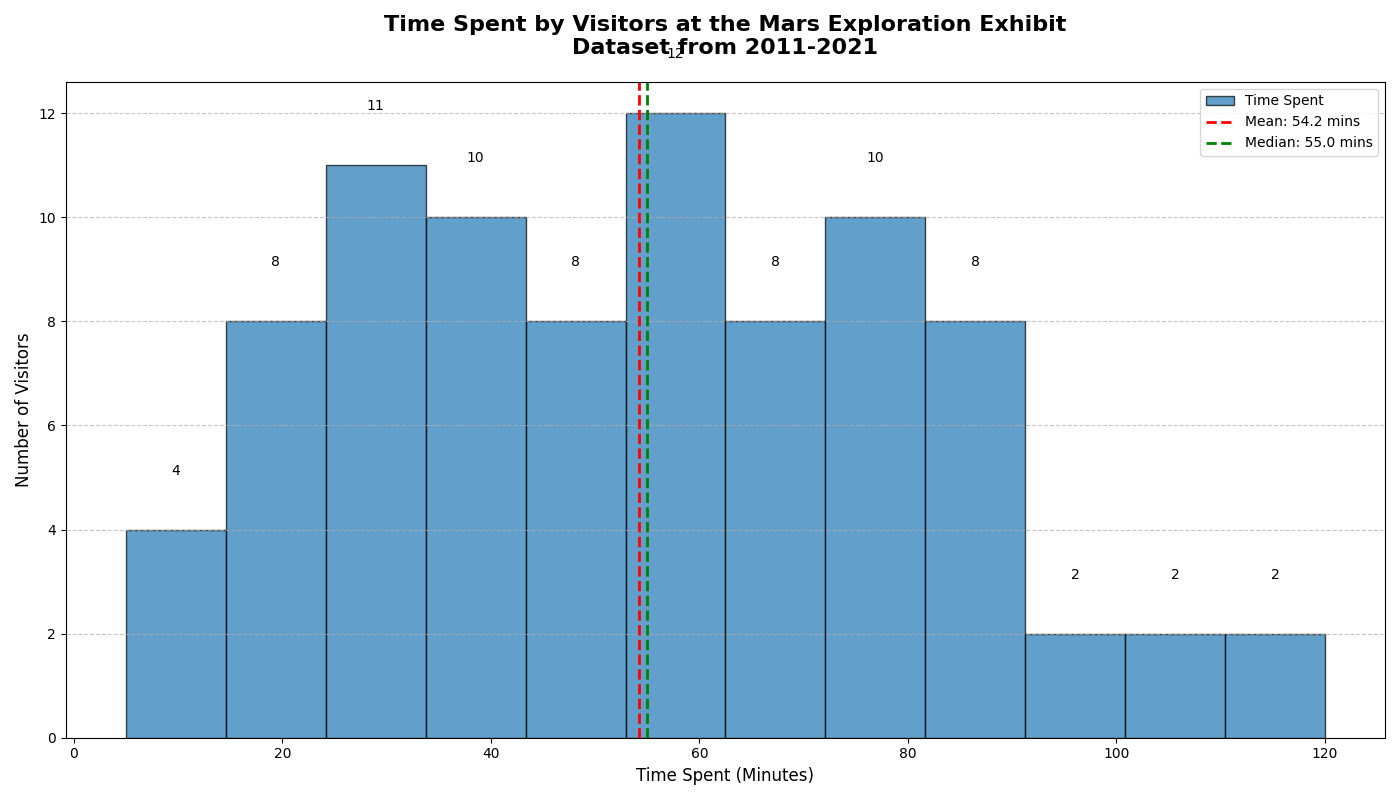

Source code (Python):
import matplotlib.pyplot as plt
import numpy as np

# Backstory:
# The Science Museum has been collecting data on visitors' engagement with various exhibits over the last decade.
# This histogram displays the frequency of visitors spending different durations of time at the "Mars Exploration" exhibit.

# Data: The amount of time (in minutes) visitors spent at the "Mars Exploration" exhibit
visitor_times = [
    5, 10, 15, 20, 25, 30, 30, 35, 40, 45, 50, 55, 60, 60, 65, 70, 75, 80, 85, 90, 15, 20, 25, 30, 30, 35, 40, 40, 45, 50,
    55, 60, 60, 65, 70, 75, 80, 80, 85, 90, 10, 15, 20, 25, 30, 30, 35, 40, 40, 45, 50, 55, 60, 60, 65, 70, 75, 80, 80, 85,
    90, 10, 15, 20, 25, 30, 35, 40, 45, 50, 55, 60, 60, 65, 70, 75, 80, 85, 90, 95, 100, 105, 110, 115, 120
]

# Creating figure and axis
fig, ax = plt.subplots(figsize=(14, 8))

# Plotting histogram with descriptive statistics (mean and median lines)
n, bins, patches = ax.hist(visitor_times, bins=12, color='#1f77b4', edgecolor='black', alpha=0.7, label='Time Spent')

# Calculating mean and median
mean_time = np.mean(visitor_times)
median_time = np.median(visitor_times)

# Drawing vertical lines for mean and median
ax.axvline(mean_time, color='red', linestyle='dashed', linewidth=2, label=f'Mean: {mean_time:.1f} mins')
ax.axvline(median_time, color='green', linestyle='dashed', linewidth=2, label=f'Median: {median_time:.1f} mins')

# Adding title and labels
ax.set_title('Time Spent by Visitors at the Mars Exploration Exhibit\nDataset from 2011-2021', fontsize=16, fontweight='bold', pad=20)
ax.set_xlabel('Time Spent (Minutes)', fontsize=12)
ax.set_ylabel('Number of Visitors', fontsize=12)

# Grid for easier reading
ax.grid(True, axis='y', linestyle='--', alpha=0.7)

# Adding legend for context
ax.legend(loc='upper right')

# Adding counts on top of each bar for better readability
for patch in patches:
    height = patch.get_height()
    if height > 0:
        ax.text(patch.get_x() + patch.get_width() / 2, height + 1, int(height), ha='center', va='bottom')

# Adjust layout to prevent overlap
plt.tight_layout()

# Display the plot
plt.show()
